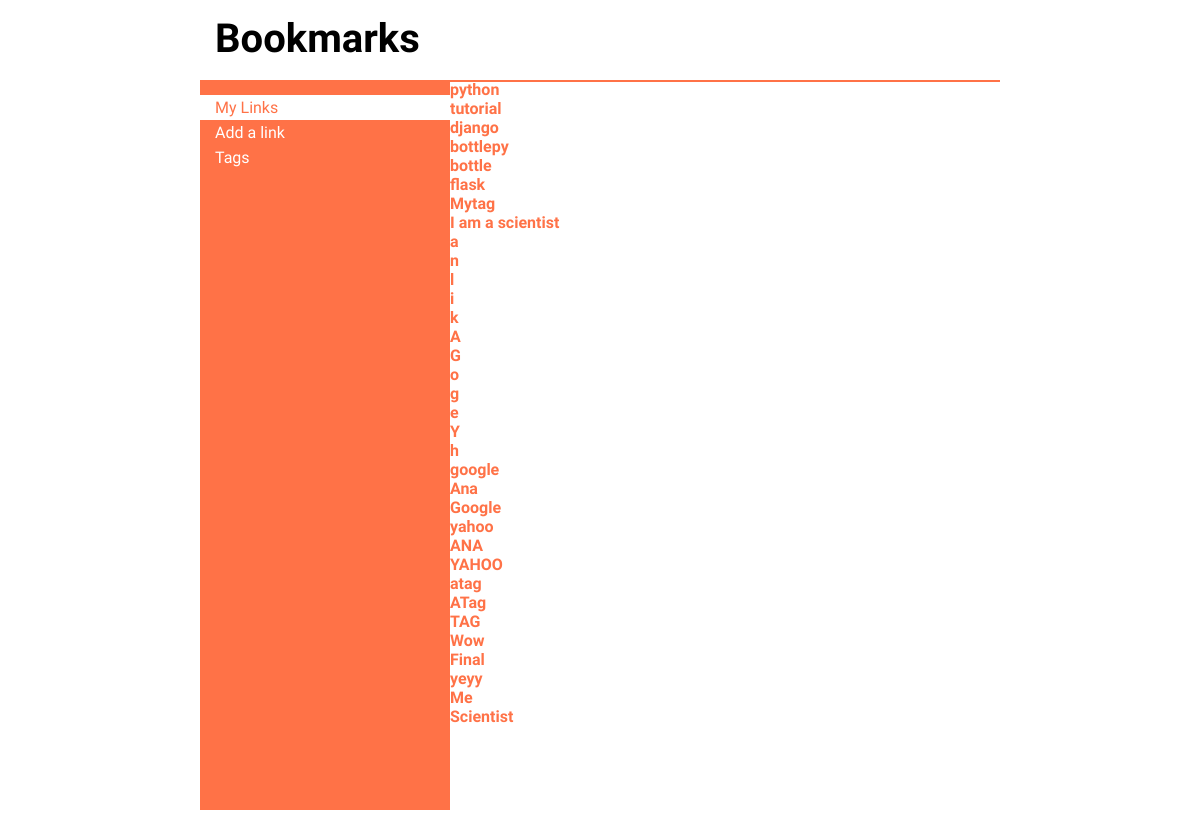
The app's page /bookmarks/tags/ with its own data.
### main/models.py (models this page shows, shortened)
class Tag(models.Model):
	name=models.CharField(max_length=128, unique=True)

### main/views.py (the view)
# urls.py: url(r'^tags/(?P<tag_name>\w+)/$',views.tag, name='tag'),
def tags(request):
	context = RequestContext(request)
	tags=Tag.objects.all()
	return render_to_response('main/tags.html', {'tags':tags}, context)

### templates/main/tags.html (shortened to what this page needs)
<!DOCTYPE html>
{% load static %}
<html>
    <head>
        <link rel="stylesheet" href="{% static 'css/style.css' %}" media="all"/>
    </head>
    <body>
      <div id="wrapper">
            <header>
                <h1>Bookmarks</h1>
            </header>
            <div id="main">
                <div id="sidebar">
                    <ul>
                        <li class="active" id="home">
                            <a href="/bookmarks">My Links</a>
                        </li>
                        <li><a href="javascript:;" id="addLink">Add a link</a></li>
                        <li><a href="/bookmarks/tags">Tags</a></li>
                    </ul>
                </div>
                	<div id="content">
		    {% for tag in tags %}
                    <div class="tag">
                        <h4><a href="/bookmarks/tags/{{ tag.name }}/">{{ tag.name }}</a></h4>
                    </div>
                    {% endfor %}
                </div>
            </div>
        </div>
    </body>
</html>

### static/css/style.css (style rules this page uses)
body, header, footer, h1, h2, h3, h4, a, table, tr, td, th, tbody, thead, div, ul, li, dl, dd, dt, p { border: 0; padding: 0; margin: 0; vertical-align: baseline; }
body,html { height: 100%; width: 100%; font-family: 'Amarante','Frijole', Arial, serif; position: absolute; }
a { text-decoration: none; color: #fff; }
h1 { font-size: 2.5em; }
li { list-style: none outside none; display: block; width: 235px; padding: 3px 0 3px 15px; }
li.active { background: #fff; }
li.active a { color: #ff7247; }
#wrapper { min-height: 100%; height: 100%; width: 800px; position: relative; margin: 0 auto; }
header { height: 80px; width: 800px; position: fixed; background: #fff; z-index: 2; top: 0; border-bottom: 2px solid #ff7247; }
header h1 { padding: 15px; }
#main { height: 100%; position: relative; margin-top: 80px; }
#sidebar { position: fixed; display: inline-block; width: 250px; vertical-align: top; background: #ff7247; padding: 15px 0; height: 700px; }
#content { display: inline-block; width: 550px; vertical-align: top; height: 700px; overflow-y: scroll; margin-left: 250px; }
#content a { color: #ff7247; }

### records on screen
Tag: name "python"
Tag: name "tutorial"
Tag: name "django"
Tag: name "bottlepy"
Tag: name "bottle"
Tag: name "flask"
Tag: name "Mytag"
Tag: name "I am a scientist"
Tag: name "a"
Tag: name "n"
Tag: name "l"
Tag: name "i"
Tag: name "k"
Tag: name "A"
Tag: name "G"
Tag: name "o"
Tag: name "g"
Tag: name "e"
Tag: name "Y"
Tag: name "h"
Tag: name "google"
Tag: name "Ana"
Tag: name "Google"
Tag: name "yahoo"
Tag: name "ANA"
Tag: name "YAHOO"
Tag: name "atag"
Tag: name "ATag"
Tag: name "TAG"
Tag: name "Wow"
Tag: name "Final"
Tag: name "yeyy"
Tag: name "Me"
Tag: name "Scientist"
